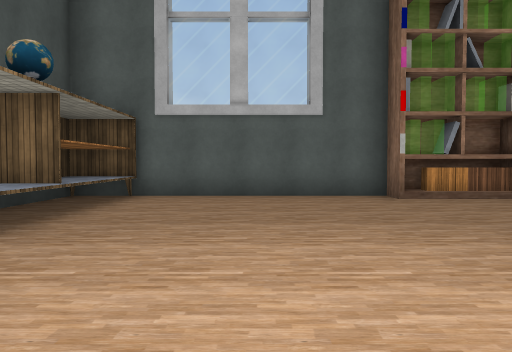
View 1 (above)

12 first-person views from a walk through a Unity game level. The camera is 1.3 m above the floor, tilts 2° down and sees 70° across. The floor is counted in squares, 2 m on a side. Each view is taken from the middle of a square. On the plan, view 1 faces up. The plan holds only what a view shows up to about 11 squares ahead; the rest is blank. The player character is not drawn. Door leaves are left out, so doorways stand open. Some surface patterns are stand-ins.

View 2
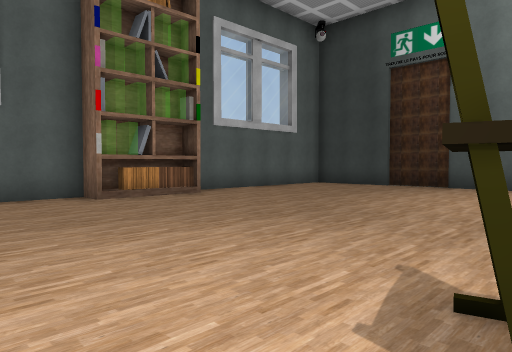

View 3
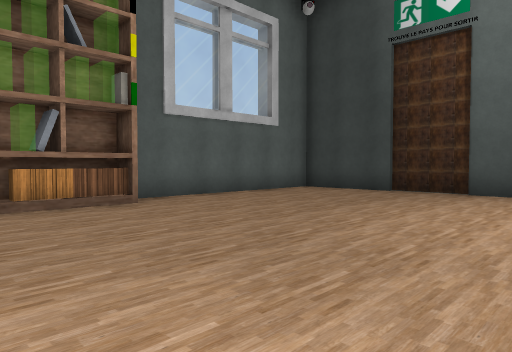

View 4
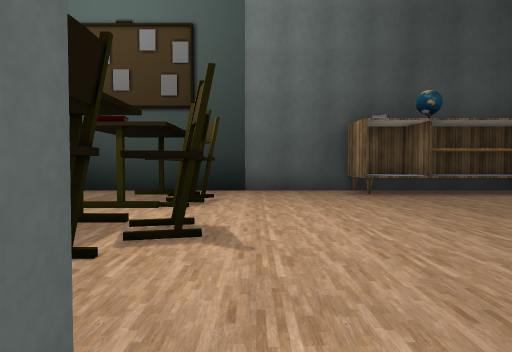

View 5
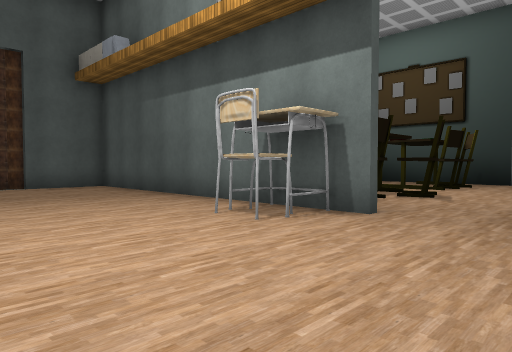

View 6
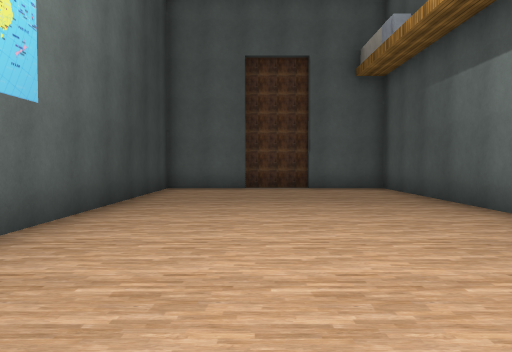

View 7
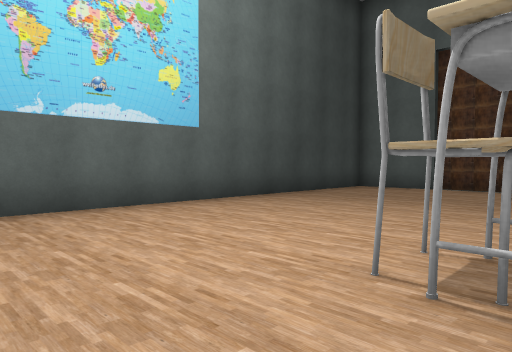

View 8
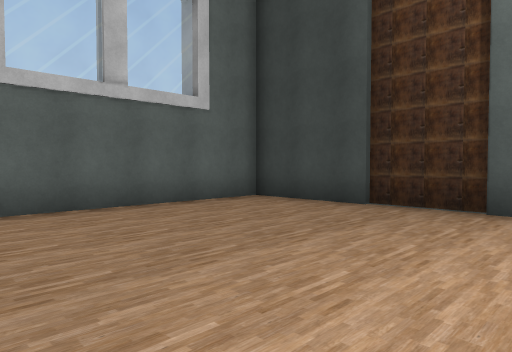

View 9
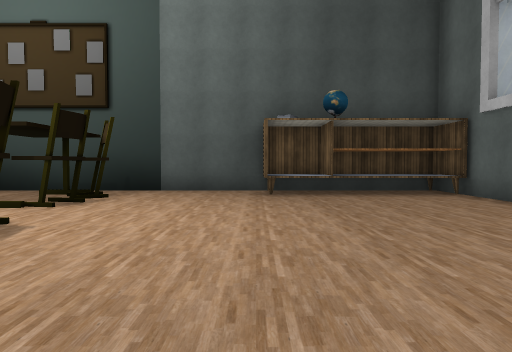

View 10
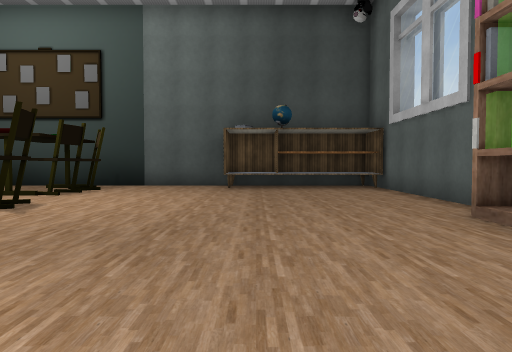

View 11
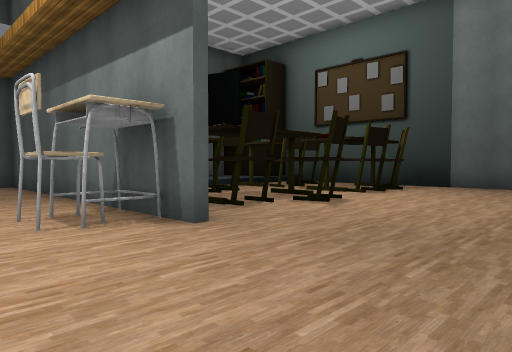

View 12
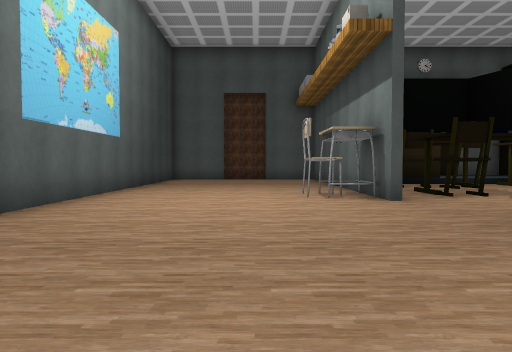

### Floor plan
Points are (right, up) in squares from view 1. A wall is a line through its corners. A room is listed if a view was taken in it or the views show most of it. See-through windows are left out.
Room 1 (views 1, 2, 3, 4, 5, 6, 7, 8, 9, 10, 11, 12)
walls: (4.7, 0.8) (4.7, -7.5) (6.6, -7.5); (2.4, -0.1) (3.2, -0.1); (1.1, 0.2) (1.8, 0.4) (2, -0.1); (-1.2, 0) (-0.4, -0.1) (-0.5, -0.7); (2.3, 7.3) (-3.7, 7.3) (-3.7, -2); (-2, 0.3) (-1.6, -0.4); (-2.4, 4.5) (-3.8, 4.5); (-3.5, 3.2) (-2.4, 3.2) (-3.8, 3.2); (6.5, -7.7) (8.4, -7.7); (8.3, -7.5) (10.3, -7.5) (10.3, 7.3) (5.1, 7.3); (-2.4, 7.3) (-2.4, 3.2)
low walls: (4.8, 0.2) (5.5, 0.2)
ways out: open door at (-2, 4)
objects: other object (4, 7); other object (6, 0)

Positions as (right, up) in squares from view 1, and headings:
1: (0, 0), facing up
2: (0, 0), facing up-right
3: (2, 1), facing up-right
4: (5, 1), facing left
5: (9, 3), facing down-left
6: (8, 2), facing down
7: (5, 2), facing down-right
8: (5, 2), facing up-right
9: (5, 3), facing left
10: (7, 4), facing left
11: (7, 4), facing down-left
12: (7, 7), facing down
